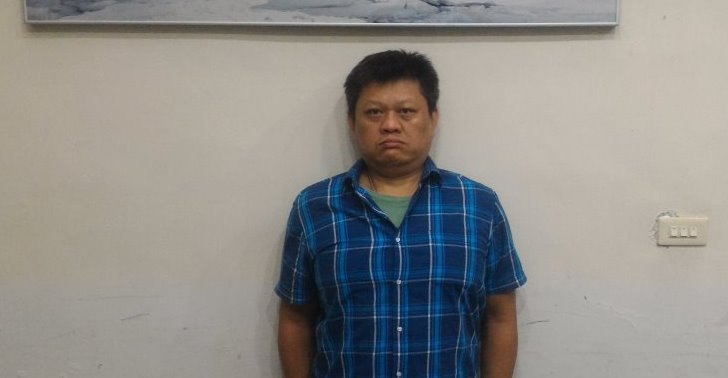
#> input picture 本書範例/ch12/media/person1.jpg, 728 x 378 px, found by its file name
$ python detectFace1.py
#> lines starting #> are read from the running program, lines starting #| are printed output that depends on the picture; after the words box and inside, x2 and y2 are one past the last pixel; in counts of white or black regions, pixels touching at a corner belong together
import cv2
casc_path = "C:\\Program Files\\Anaconda3\\pkgs\\opencv3-3.1.0-py35_0\\Library\\etc\\haarcascades\\haarcascade_frontalface_default.xml"
faceCascade = cv2.CascadeClassifier(casc_path)
imagename = cv2.imread("media\\person1.jpg")
#> imagename is the input picture: shape (378, 728, 3); mean B, G, R 137.3, 141.2, 142.9
faces = faceCascade.detectMultiScale(imagename, scaleFactor=1.1, minNeighbors=5, minSize=(30,30), flags = cv2.CASCADE_SCALE_IMAGE)
#> faces = [[346, 78, 87, 87]]
#imagename.shape[0]:圖片高度，imagename.shape[1]:圖片寬度
cv2.rectangle(imagename, (10,imagename.shape[0]-20), (110,imagename.shape[0]), (0,0,0), -1)
cv2.putText(imagename,"Find " + str(len(faces)) + " face!", (10,imagename.shape[0]-5), cv2.FONT_HERSHEY_SIMPLEX, 0.5, (255,255,255), 2)
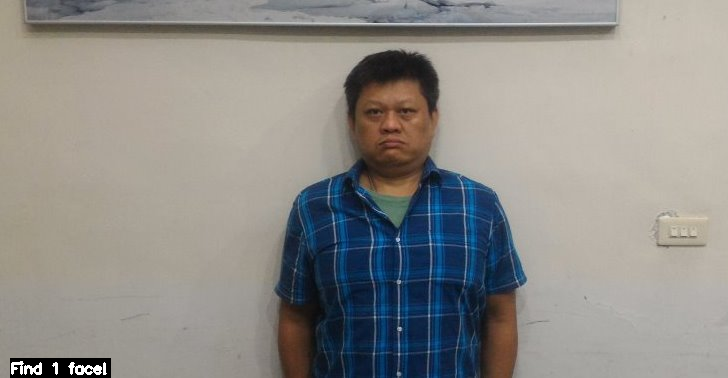
#> imagename: shape (378, 728, 3); mean B, G, R 136.8, 140.6, 142.3
for (x,y,w,h) in faces:
    cv2.rectangle(imagename,(x,y),(x+w, y+h),(128,255,0),2)
#> this loop made 1 pass
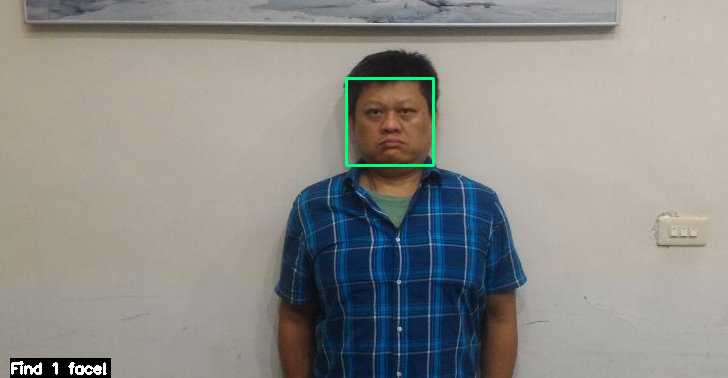
#> imagename: shape (378, 728, 3); 0.38% of pixels changed, all inside (x1, y1, x2, y2) = (345, 77, 435, 167)
cv2.namedWindow("facedetect")
cv2.imshow("facedetect", imagename)
cv2.waitKey(0)
cv2.destroyWindow("facedetect")

$ run again, with 本書範例/ch12/media/person2.jpg copied over 本書範例/ch12/media/person1.jpg
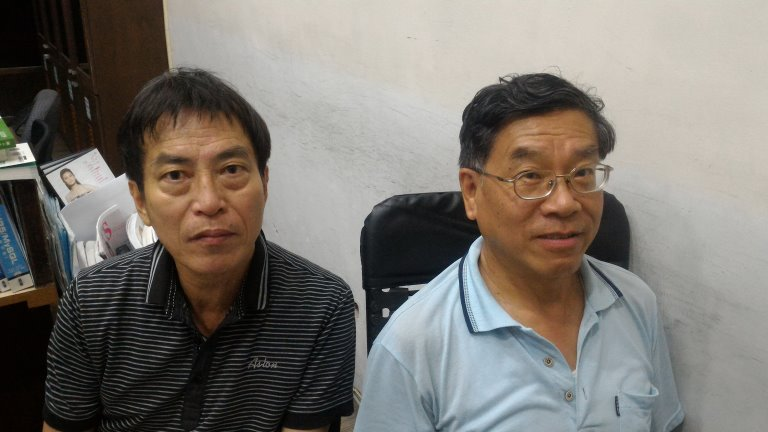
#> input picture 本書範例/ch12/media/person2.jpg, 768 x 432 px, found by its file name
#> imagename is the input picture: shape (432, 768, 3); mean B, G, R 111.5, 117.7, 122.5
#> faces = [[131, 112, 149, 149], [471, 107, 163, 163]]
#> `cv2.putText(imagename,"Find " + str(len(faces)) + " face!", (10,imagen..`:
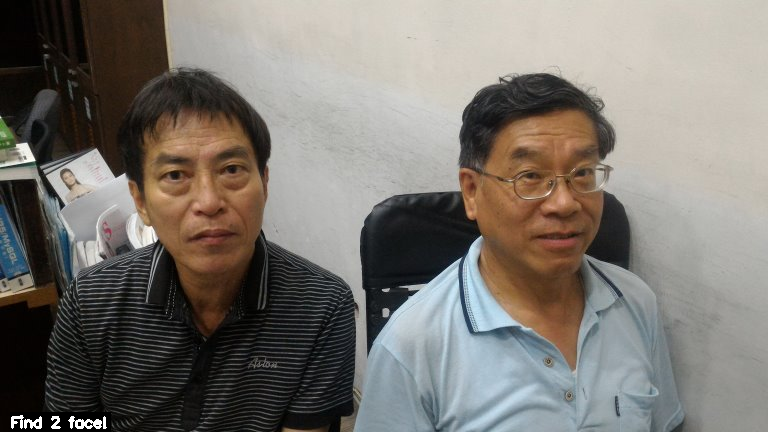
#> imagename: shape (432, 768, 3); mean B, G, R 111.9, 118.1, 122.9
#> the loop `for (x,y,w,h) in faces:` made 2 passes
#> after the loop `for (x,y,w,h) in faces:`:
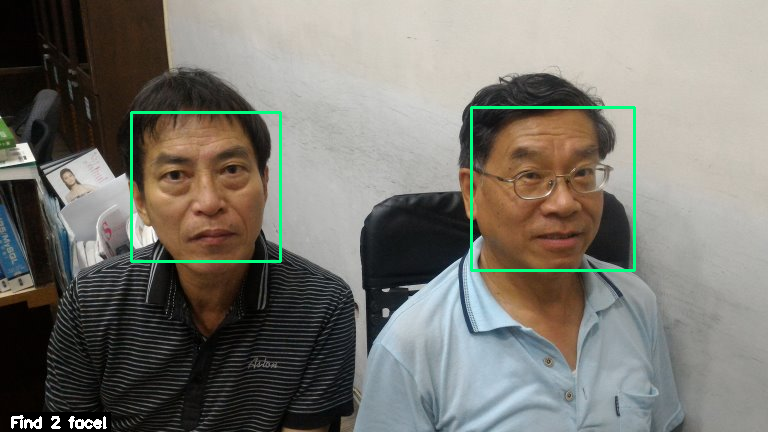
#> imagename: shape (432, 768, 3); 1.13% of pixels changed, all inside (x1, y1, x2, y2) = (130, 106, 636, 272)

$ run again, with 本書範例/ch12/media/person3.jpg copied over 本書範例/ch12/media/person1.jpg
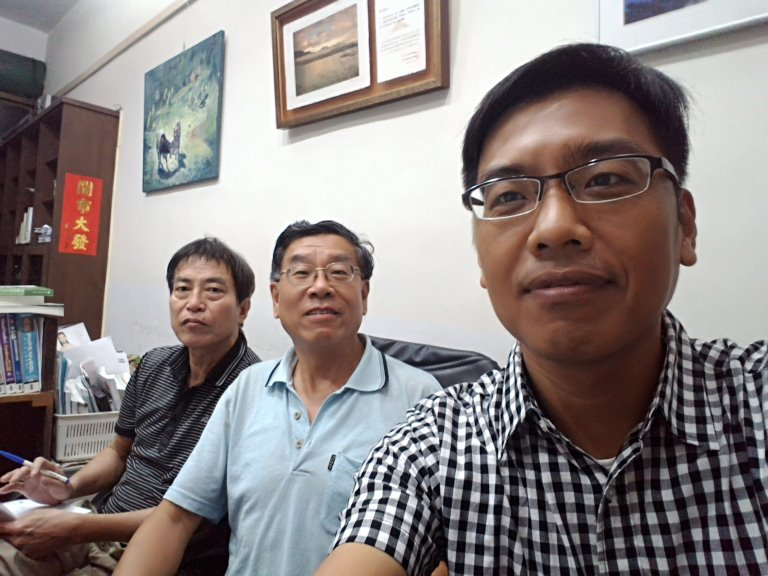
#> input picture 本書範例/ch12/media/person3.jpg, 768 x 576 px, found by its file name
#> imagename is the input picture: shape (576, 768, 3); mean B, G, R 131.7, 132.7, 140.7
#> faces = [[156, 255, 83, 83], [268, 230, 105, 105], [442, 91, 239, 239]]
#> `cv2.putText(imagename,"Find " + str(len(faces)) + " face!", (10,imagen..`:
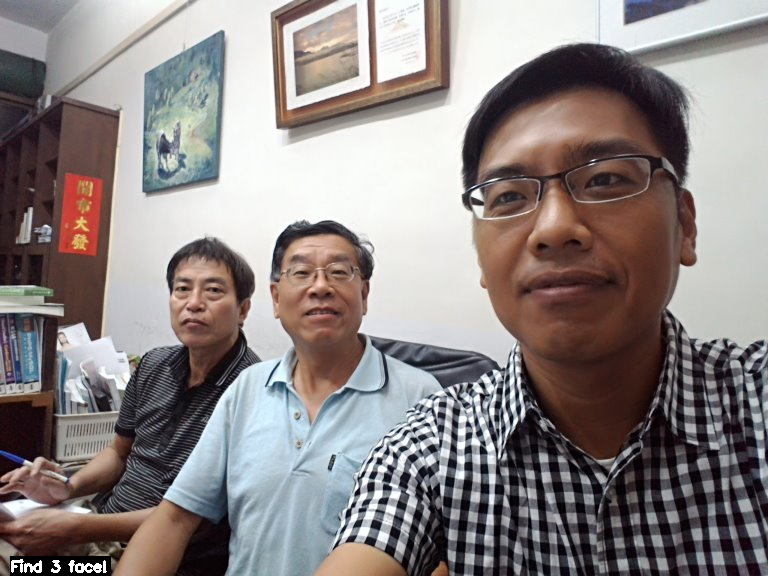
#> imagename: shape (576, 768, 3); mean B, G, R 131.9, 132.9, 140.8
#> the loop `for (x,y,w,h) in faces:` made 3 passes
#> after the loop `for (x,y,w,h) in faces:`:
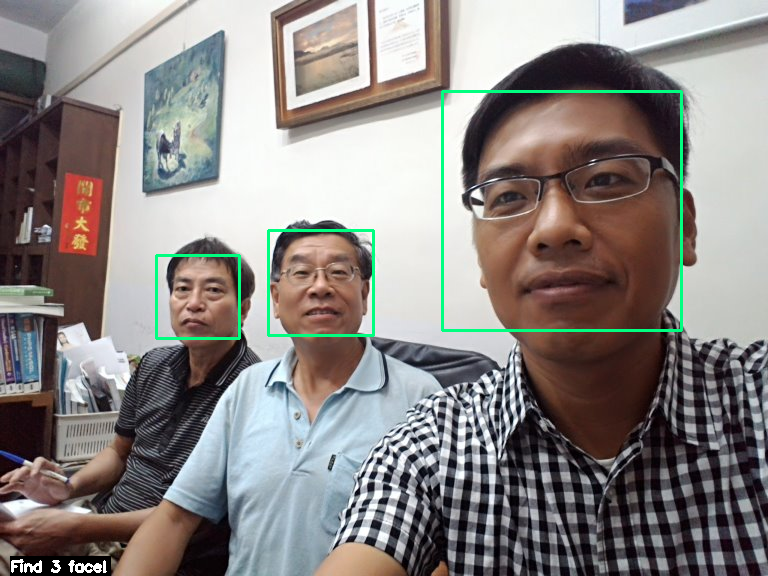
#> imagename: shape (576, 768, 3); 1.16% of pixels changed, all inside (x1, y1, x2, y2) = (155, 90, 683, 340)

$ run again, with 本書範例/ch12/media/person8.jpg copied over 本書範例/ch12/media/person1.jpg
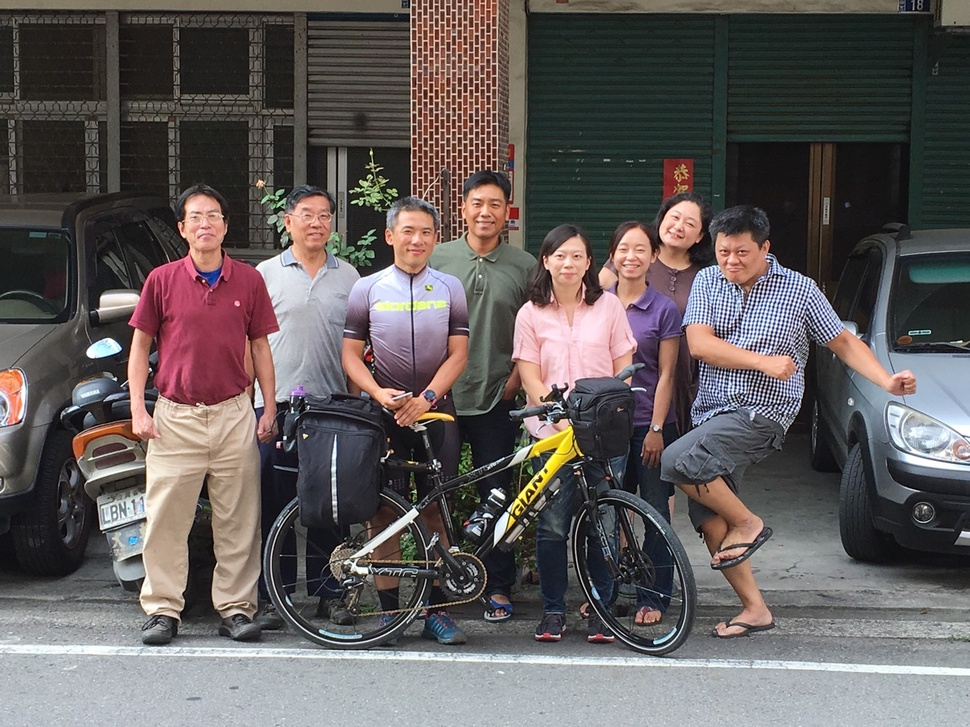
#> input picture 本書範例/ch12/media/person8.jpg, 970 x 727 px, shrunk from 1478 x 1108 before the run, found by its file name
#> imagename is the input picture: shape (727, 970, 3); mean B, G, R 92.2, 92.8, 98.9
#> faces = [[608, 228, 51, 51], [543, 235, 52, 52], [459, 182, 54, 54], [177, 194, 54, 54], [289, 194, 52, 52], [387, 210, 53, 53], [711, 234, 49, 49]]
#> `cv2.putText(imagename,"Find " + str(len(faces)) + " face!", (10,imagen..`:
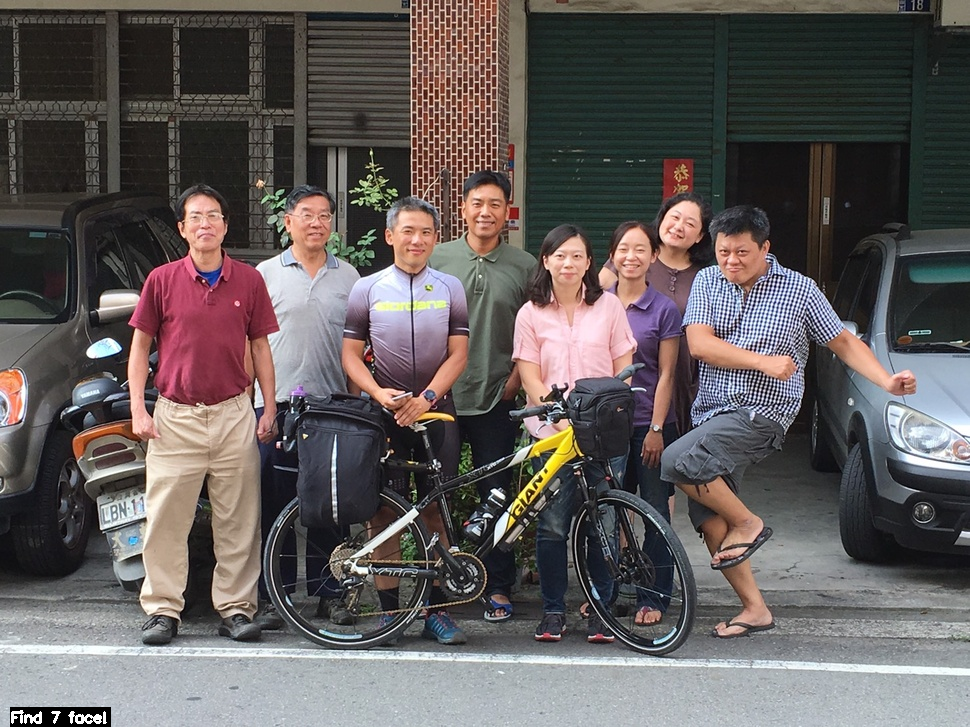
#> imagename: shape (727, 970, 3); mean B, G, R 91.8, 92.5, 98.6
#> the loop `for (x,y,w,h) in faces:` made 7 passes
#> after the loop `for (x,y,w,h) in faces:`:
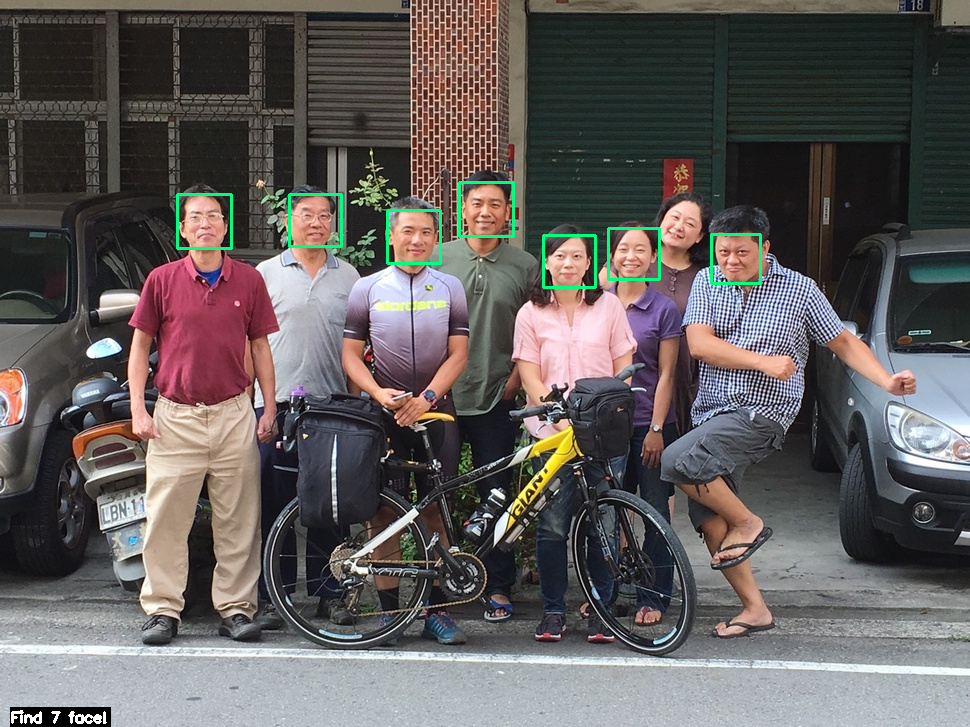
#> imagename: shape (727, 970, 3); 0.62% of pixels changed, all inside (x1, y1, x2, y2) = (176, 181, 762, 289)
